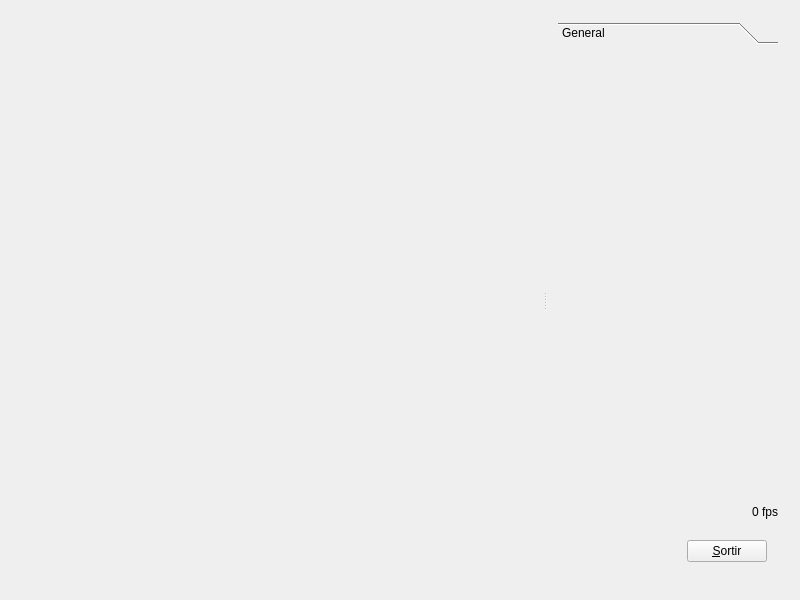
<?xml version="1.0" encoding="UTF-8"?>
<ui version="4.0">
 <class>Principal</class>
 <widget class="QWidget" name="Principal">
  <property name="geometry">
   <rect>
    <x>0</x>
    <y>0</y>
    <width>800</width>
    <height>600</height>
   </rect>
  </property>
  <property name="windowTitle">
   <string>MyViewer</string>
  </property>
  <layout class="QHBoxLayout" name="horizontalLayout">
   <item>
    <widget class="QSplitter" name="splitter">
     <property name="orientation">
      <enum>Qt::Horizontal</enum>
     </property>
     <widget class="GLWidget" name="glWidget" native="true">
      <property name="sizePolicy">
       <sizepolicy hsizetype="Expanding" vsizetype="Expanding">
        <horstretch>1</horstretch>
        <verstretch>0</verstretch>
       </sizepolicy>
      </property>
      <property name="minimumSize">
       <size>
        <width>100</width>
        <height>100</height>
       </size>
      </property>
     </widget>
     <widget class="QWidget" name="layoutWidget">
      <layout class="QVBoxLayout" name="verticalLayout">
       <item>
        <widget class="QToolBox" name="toolBox">
         <property name="sizePolicy">
          <sizepolicy hsizetype="Fixed" vsizetype="Preferred">
           <horstretch>0</horstretch>
           <verstretch>0</verstretch>
          </sizepolicy>
         </property>
         <property name="minimumSize">
          <size>
           <width>220</width>
           <height>0</height>
          </size>
         </property>
         <property name="maximumSize">
          <size>
           <width>200</width>
           <height>16777215</height>
          </size>
         </property>
         <property name="currentIndex">
          <number>0</number>
         </property>
         <widget class="QWidget" name="pageGeneral">
          <property name="geometry">
           <rect>
            <x>0</x>
            <y>0</y>
            <width>220</width>
            <height>215</height>
           </rect>
          </property>
          <attribute name="label">
           <string>General</string>
          </attribute>
         </widget>
        </widget>
       </item>
       <item>
        <spacer>
         <property name="orientation">
          <enum>Qt::Vertical</enum>
         </property>
         <property name="sizeType">
          <enum>QSizePolicy::Expanding</enum>
         </property>
        </spacer>
       </item>
       <item>
        <widget class="QLabel" name="labelFPS">
         <property name="text">
          <string>0 fps</string>
         </property>
         <property name="alignment">
          <set>Qt::AlignRight|Qt::AlignTrailing|Qt::AlignVCenter</set>
         </property>
        </widget>
       </item>
       <item>
        <layout class="QHBoxLayout">
         <property name="spacing">
          <number>6</number>
         </property>
         <property name="margin">
          <number>11</number>
         </property>
         <item>
          <spacer>
           <property name="orientation">
            <enum>Qt::Horizontal</enum>
           </property>
           <property name="sizeType">
            <enum>QSizePolicy::Expanding</enum>
           </property>
           <property name="sizeHint" stdset="0">
            <size>
             <width>20</width>
             <height>31</height>
            </size>
           </property>
          </spacer>
         </item>
         <item>
          <widget class="QPushButton" name="exitButton">
           <property name="sizePolicy">
            <sizepolicy hsizetype="Fixed" vsizetype="Fixed">
             <horstretch>0</horstretch>
             <verstretch>0</verstretch>
            </sizepolicy>
           </property>
           <property name="minimumSize">
            <size>
             <width>75</width>
             <height>0</height>
            </size>
           </property>
           <property name="text">
            <string>&amp;Sortir</string>
           </property>
           <property name="shortcut">
            <string>Alt+S</string>
           </property>
          </widget>
         </item>
        </layout>
       </item>
      </layout>
     </widget>
    </widget>
   </item>
  </layout>
 </widget>
 <layoutdefault spacing="6" margin="11"/>
 <customwidgets>
  <customwidget>
   <class>GLWidget</class>
  </customwidget>
 </customwidgets>
 <includes>
  <include location="local">glwidget.h</include>
 </includes>
 <resources/>
 <connections>
  <connection>
   <sender>exitButton</sender>
   <signal>clicked()</signal>
   <receiver>Principal</receiver>
   <slot>close()</slot>
   <hints>
    <hint type="sourcelabel">
     <x>20</x>
     <y>20</y>
    </hint>
    <hint type="destinationlabel">
     <x>20</x>
     <y>20</y>
    </hint>
   </hints>
  </connection>
 </connections>
</ui>
